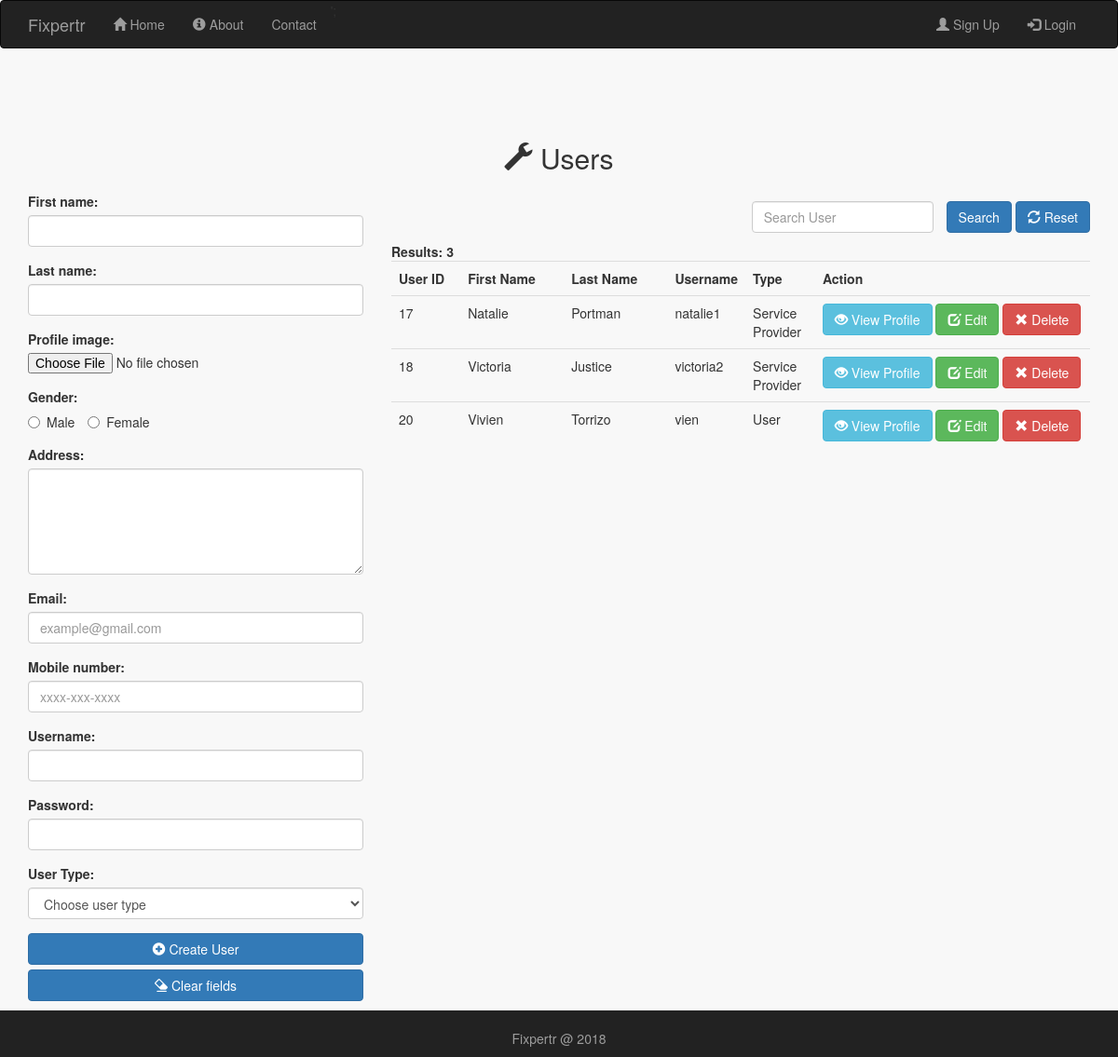
/public/users_admin.php, run on an earlier commit of the app's database.
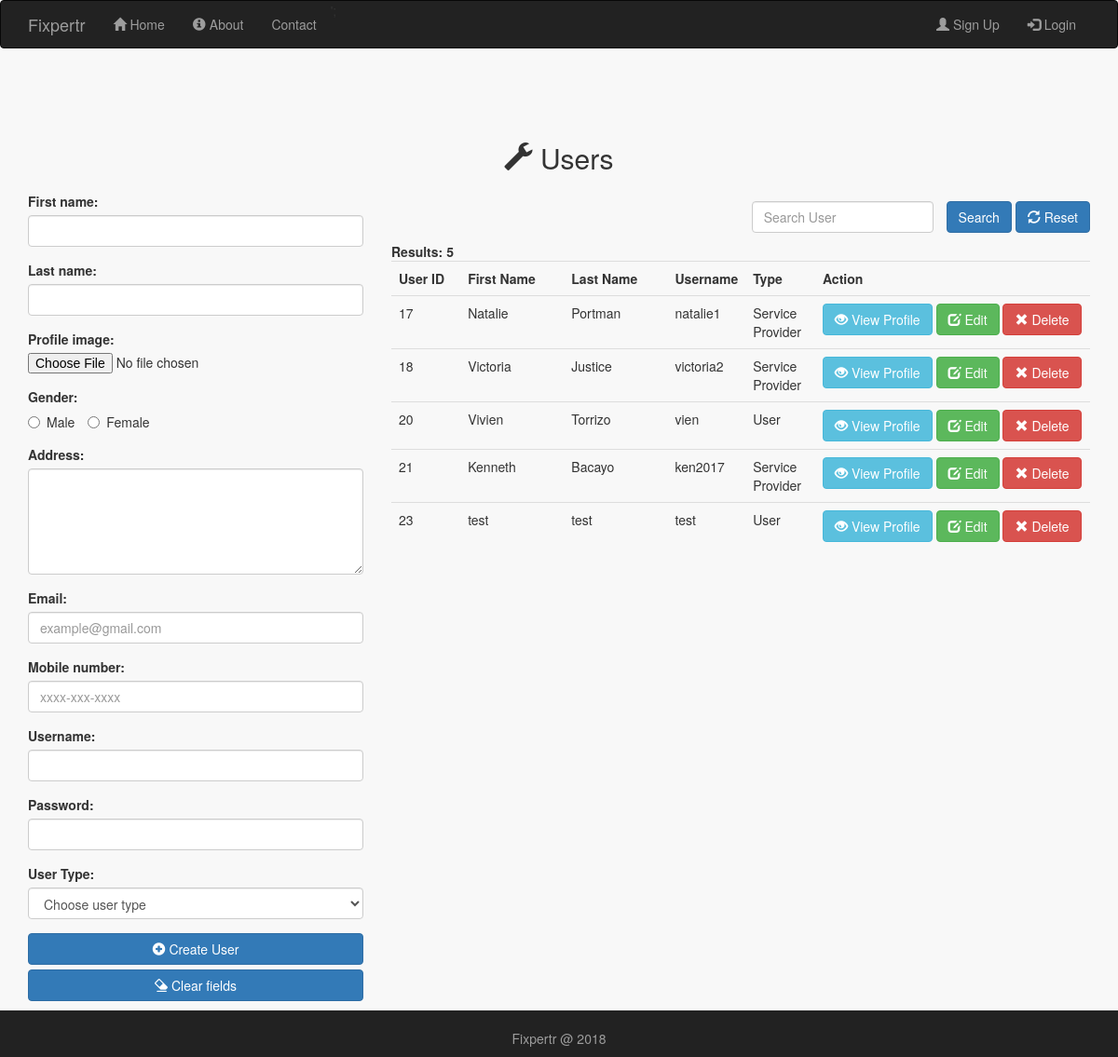
And on a later commit of the database.
### tables this page shows
CREATE TABLE IF NOT EXISTS `users` (
  `user_id` int(11) NOT NULL AUTO_INCREMENT,
  `user_first` varchar(256) NOT NULL,
  `user_last` varchar(256) NOT NULL,
  `user_image` varchar(256) DEFAULT NULL,
  `user_gender` varchar(256) DEFAULT NULL,
  `user_address` varchar(256) DEFAULT NULL,
  `user_email` varchar(256) NOT NULL,
  `user_mobile` varchar(20) DEFAULT NULL,
  `user_uid` varchar(256) NOT NULL,
  `user_pwd` varchar(256) NOT NULL,
  `user_type` varchar(256) NOT NULL,
  `date_registered` date NOT NULL,
  `time_registered` time NOT NULL DEFAULT '00:00:00',
  `user_seen` tinyint(4) DEFAULT '0',
  `user_timestamp` timestamp NULL DEFAULT NULL,
  `sub_status` tinyint(4) NOT NULL DEFAULT '0',
  `user_status` tinyint(4) NOT NULL DEFAULT '1',
  PRIMARY KEY (`user_id`)
);

### public/users_admin.php (the view, shortened to what the changed rows need)
<?php
  include_once '../includes/db_connection.php';
  $results = mysqli_query($connection, "SELECT * FROM users WHERE user_status = 1");
?>
<!doctype html>
<html lang="en">
  <head>
    <link rel="stylesheet" type="text/css" href="stylesheets/bootstrap.min.css">
    <link rel="stylesheet" type="text/css" href="stylesheets/mystyles.css">
  </head>
  <body id="users_admin">
    <div class="content container">
     <h2 class="text-center" style="margin-bottom: 20px;"><span class="glyphicon glyphicon-wrench"></span> Users</h2>
    <div class="row">
        <div class="col-md-8">
                 <div class="row">
          <div class="col-sm-12">
          </div>
        </div>
             <strong>Results: <?php $shop_count = mysqli_num_rows($results); echo $shop_count;?> </strong>
             <div class="table-responsive"  >
              <table class="table">
                <tr>
                  <th width="10%">User ID</th>
                  <th width="15%">First Name</th>
                  <th width="15%">Last Name</th>
                  <th width="10%">Username</th>
                   <th width="10%">Type</th>
                  <th width="40%">Action</th>
                </tr>
                 <?php while ($row = mysqli_fetch_array($results)) { ?>
                  <tr>
                      <td><?php echo $row['user_id']; ?></td>
                      <td><?php echo $row['user_first']; ?></td>
                      <td><?php echo $row['user_last']; ?></td>
                      <td><?php echo $row['user_uid']; ?></td>
                      <td><?php echo $row['user_type']; ?></td>
                      <td>
                         <a href="p_user.php?user=<?php echo $row['user_id']?>" class="btn btn-info" role="button"><span class="glyphicon glyphicon-eye-open"></span> View Profile</a>
                      <a href="users_admin.php?edit=<?php echo $row['user_id']?>" class="btn btn-success" role="button"><span class="glyphicon glyphicon-edit"></span> Edit</a>
                      <a href="users_admin.php?del=<?php echo $row['user_id']?>" class="btn btn-danger" role="button" onclick="return confirm('Are you sure you want to delete this user?');"><span class="glyphicon glyphicon-remove"></span> Delete</a>
                      </td>
                  </tr>
                  <?php } ?>
              </table>
            </div>
        </div>
      </div>
    </div>
    <?php include '../includes/layouts/footer.php';?>

What changed in the data, as far as the page shows it:
added users: user_id "21", user_first "Kenneth", user_last "Bacayo", user_uid "ken2017", user_type "Service Provider"
added users: user_id "23", user_first "test", user_last "test", user_uid "test", user_type "User"
Also different on the page:
$shop_count: "3" → "5"
